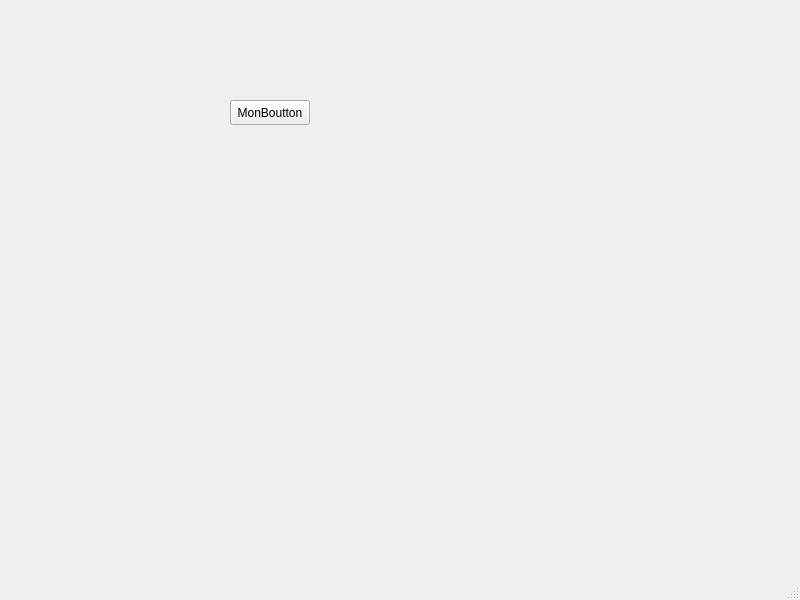
<?xml version="1.0" encoding="UTF-8"?>
<ui version="4.0">
 <class>MainWindow</class>
 <widget class="QMainWindow" name="MainWindow">
  <property name="geometry">
   <rect>
    <x>0</x>
    <y>0</y>
    <width>800</width>
    <height>600</height>
   </rect>
  </property>
  <property name="windowTitle">
   <string>MainWindow</string>
  </property>
  <widget class="QWidget" name="centralwidget">
   <widget class="QPushButton" name="MonBouton">
    <property name="geometry">
     <rect>
      <x>230</x>
      <y>100</y>
      <width>80</width>
      <height>25</height>
     </rect>
    </property>
    <property name="text">
     <string>MonBoutton</string>
    </property>
   </widget>
  </widget>
  <widget class="QMenuBar" name="menubar">
   <property name="geometry">
    <rect>
     <x>0</x>
     <y>0</y>
     <width>800</width>
     <height>20</height>
    </rect>
   </property>
  </widget>
  <widget class="QStatusBar" name="statusbar"/>
 </widget>
 <resources/>
 <connections/>
</ui>
